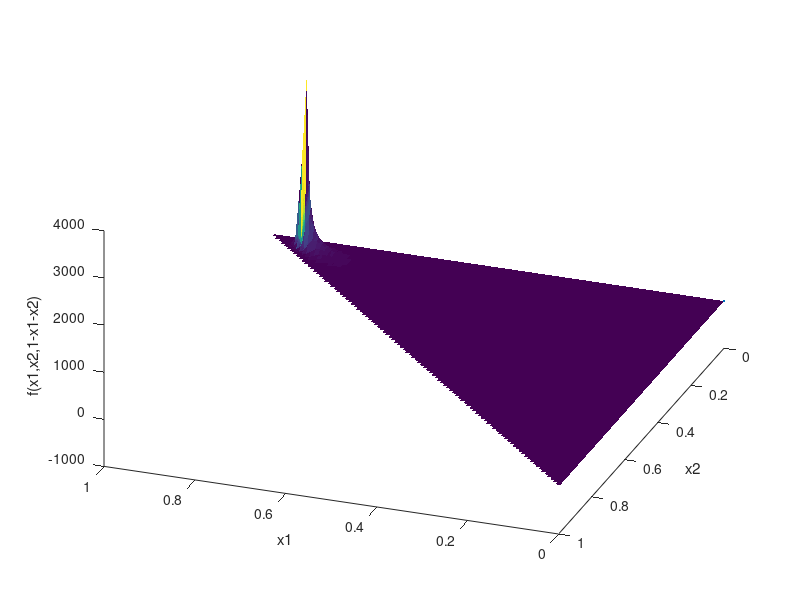

Recreate this plot in MATLAB.
%% for the purpose of plotting dirichlet distribution.
hFig=figure;
hold on;
h_old=plot(0,0);

for i = 1 : 100
    alpha = [1+20*i 2+i 3+i];
x1 = linspace(0,1,101);
x2 = linspace(0,1,101);
[X1,X2] = ndgrid(x1,x2);
X3 = 1 - X1 - X2;
bad = (X1+X2 > 1); X1(bad) = NaN; X2(bad) = NaN; X3(bad) = NaN;

betaConst = exp(sum(gammaln(alpha))-gammaln(sum(alpha)));
F = (X1.^(alpha(1)-1) .* X2.^(alpha(2)-1) .* X3.^(alpha(3)-1)) / betaConst;

surf(X1,X2,F,'EdgeColor','none');
xlabel('x1'); ylabel('x2'); zlabel('f(x1,x2,1-x1-x2)');
view(-160,40);
axis=[0 1 0 1 0 100];
drawnow;
end

% figure, surf(X1,X2,X3,F,'EdgeColor','none');
% xlabel('x1'); ylabel('x2'); zlabel('x3');
% view(-160,40);